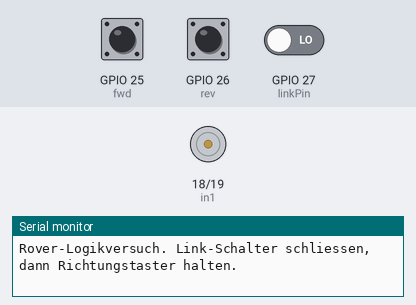
A sketch run on a simulated ESP32. Parts: motor-driver pin pairs drawn as motors (green arrow = first pin HIGH = forward, orange = second pin HIGH = backward, longer = more drive, scaled by the enable pin), the last lines printed to the serial monitor. The inputs (shaded band) are chosen by the test bench; at power-on: GPIO 25 (fwd) HIGH, GPIO 26 (rev) HIGH, GPIO 27 (linkPin) LOW.

Above: at 1.2 s.
1.3 s: GPIO 25 (fwd) pulled LOW for 0.15 s
At 1.37 s:
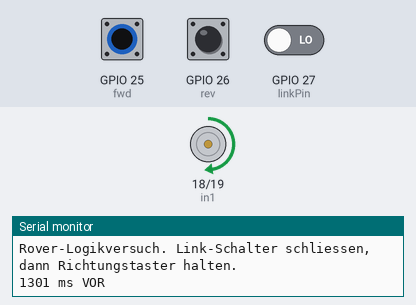
2.9 s: GPIO 26 (rev) pulled LOW for 0.15 s
At 2.97 s:
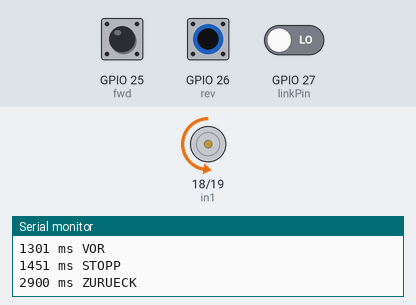
4.5 s: GPIO 26 (rev) pulled LOW for 3.2 s
At 8.3 s:
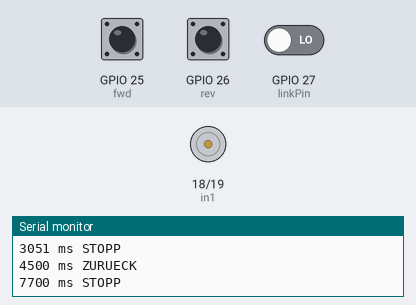
9.2 s: GPIO 25 (fwd) pulled LOW for 3.2 s
At 9.5 s:
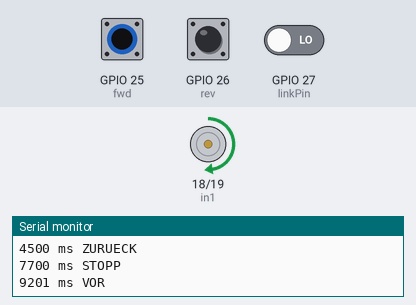
Timing chart, 0 to 13.9 s (numbered marks = the images above; inputs shaded):
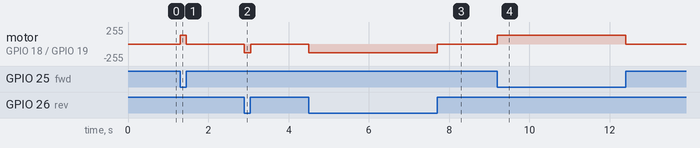

The sketch:

motorbench.ino
```cpp
#include "DriveBench.h"

// Testausgänge für den Logikanalysator. Kein Rover-Pinout.
#if defined(ARDUINO_ARCH_ESP32)
constexpr int in1 = 18, in2 = 19, en = 23, fwd = 25, rev = 26, linkPin = 27;
#elif defined(ARDUINO_AVR_MEGA2560)
constexpr int in1 = 7, in2 = 8, en = 6, fwd = 22, rev = 23, linkPin = 24;
#else
#error "ESP32 oder Arduino Mega 2560 auswählen"
#endif

DriveBench drive;
DrivePins previous{false, false, 0};

void setup() {
  const int outputs[] = {in1, in2, en};
  for (int pin : outputs) {
    pinMode(pin, OUTPUT);
    digitalWrite(pin, LOW);
  }
  const int inputs[] = {fwd, rev, linkPin};
  for (int pin : inputs) pinMode(pin, INPUT_PULLUP);
  Serial.begin(115200);
  Serial.println("Rover-Logikversuch. Link-Schalter schliessen, dann Richtungstaster halten.");
}

void loop() {
  const uint32_t now = millis();
  const bool forward = digitalRead(fwd) == LOW;
  const bool reverse = digitalRead(rev) == LOW;
  if (digitalRead(linkPin) == LOW) {
    const Drive command = forward == reverse ? Drive::Stop
                         : forward ? Drive::Forward : Drive::Reverse;
    drive.receive(command, now);
  }
  const DrivePins pins = drive.update(now);
  if (pins.in1 != previous.in1 || pins.in2 != previous.in2 || pins.pwm != previous.pwm) {
    analogWrite(en, 0);
    digitalWrite(in1, pins.in1);
    digitalWrite(in2, pins.in2);
    analogWrite(en, pins.pwm);
    previous = pins;
    Serial.print(now);
    Serial.println(pins.in1 ? " ms VOR" : pins.in2 ? " ms ZURUECK" : " ms STOPP");
  }
  delay(2);
}
```

DriveBench.h
```cpp
#pragma once
#include <stdint.h>

enum class Drive : int8_t { Stop, Forward, Reverse };

struct DrivePins {
  bool in1;
  bool in2;
  uint8_t pwm;
};

class DriveBench {
 public:
  static constexpr uint32_t timeoutMs = 400;
  static constexpr uint32_t reversalPauseMs = 80;

  void receive(Drive direction, uint32_t now) {
    requested_ = direction;
    lastCommand_ = now;
  }

  DrivePins update(uint32_t now) {
    if (now - lastCommand_ >= timeoutMs) requested_ = Drive::Stop;
    if (active_ != Drive::Stop && requested_ != active_) {
      lastActive_ = active_;
      active_ = Drive::Stop;
      stoppedAt_ = now;
    }
    const bool reversing = lastActive_ != Drive::Stop && requested_ != lastActive_;
    if (requested_ != Drive::Stop && (!reversing || now - stoppedAt_ >= reversalPauseMs)) {
      active_ = requested_;
      lastActive_ = active_;
    }
    if (active_ == Drive::Forward) return {true, false, 128};
    if (active_ == Drive::Reverse) return {false, true, 128};
    return {false, false, 0};
  }

 private:
  Drive requested_ = Drive::Stop;
  Drive active_ = Drive::Stop;
  Drive lastActive_ = Drive::Stop;
  uint32_t lastCommand_ = 0;
  uint32_t stoppedAt_ = 0;
};
```

Measured:
- after the input at 1.3 s, motor on GPIO 18 (in1) / GPIO 19 (in2): stopped → forward 128/255 at once, → stopped 0.15 s later
- after the input at 2.9 s, motor on GPIO 18 (in1) / GPIO 19 (in2): stopped → backward 128/255 at once, → stopped 0.15 s later
- after the input at 4.5 s, motor on GPIO 18 (in1) / GPIO 19 (in2): stopped → backward 128/255 at once, → stopped 3.2 s later
- after the input at 9.2 s, motor on GPIO 18 (in1) / GPIO 19 (in2): stopped → forward 128/255 at once, → stopped 3.2 s later
